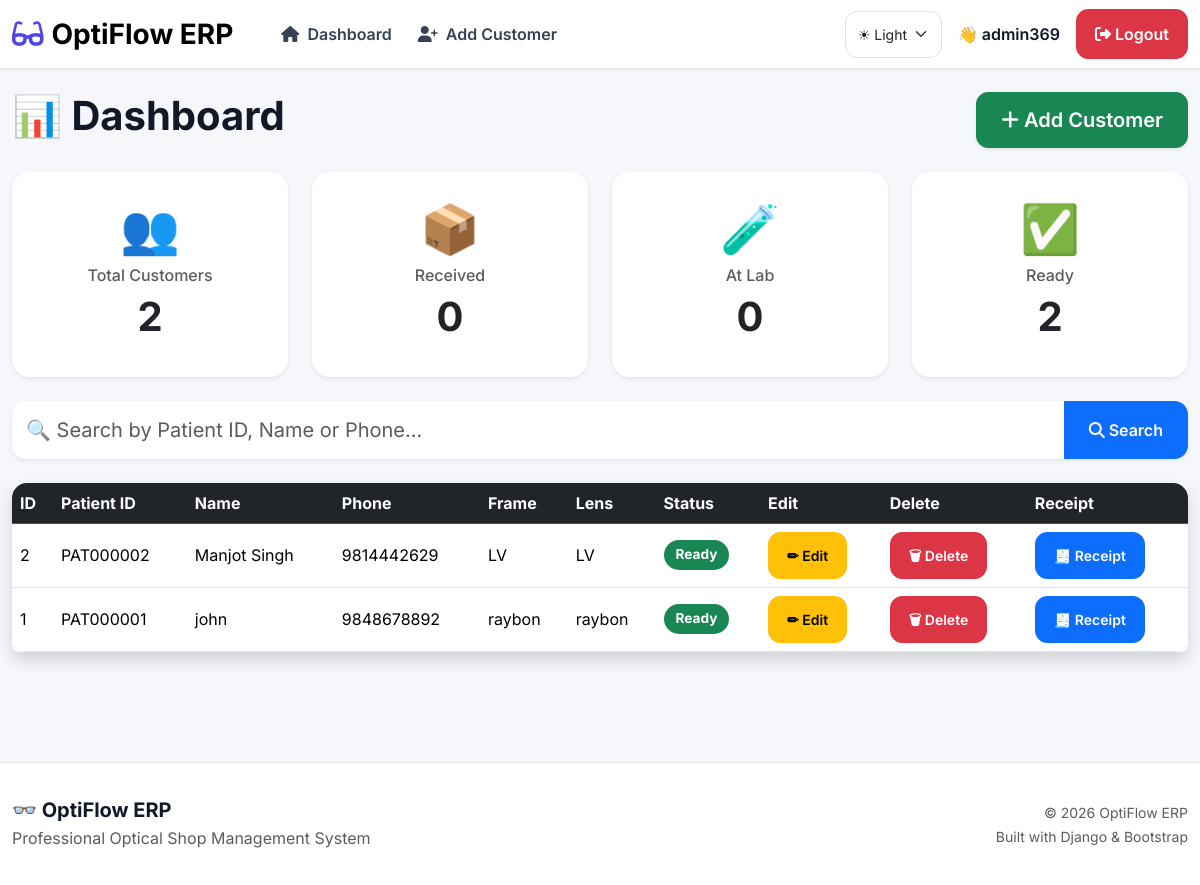
The page /dashboard/ (signed in) on the database its author committed.
### orders/models.py (models this page shows, shortened)
class Order(models.Model):
    STATUS_CHOICES = [
        ("RECEIVED", "Received"),
        ("AT_LAB", "At Lab"),
        ("READY", "Ready"),
    ]
    GENDER_CHOICES = [
        ("Male", "Male"),
        ("Female", "Female"),
        ("Other", "Other"),
    ]
    patient_id = models.CharField(
        max_length=20,
        blank=True,
        null=True
    )
    customer_name = models.CharField(max_length=100)
    phone_number = models.CharField(max_length=15)
    address = models.TextField(
        blank=True,
        default=""
    )
    age = models.PositiveIntegerField(
        null=True,
        blank=True
    )
    gender = models.CharField(
        max_length=10,
        choices=GENDER_CHOICES,
        blank=True,
        default=""
    )
    doctor_name = models.CharField(
        max_length=100,
        blank=True,
        default=""
    )
    frame_details = models.CharField(max_length=100)
    lens_details = models.CharField(max_length=100)
    frame_price = models.DecimalField(
        max_digits=10,
        decimal_places=2,
        default=0
    )
    lens_price = models.DecimalField(
        max_digits=10,
        decimal_places=2,
        default=0
    )
    right_eye_sph = models.CharField(
        max_length=20,
        blank=True,
        default=""
    )
    right_eye_cyl = models.CharField(
        max_length=20,
        blank=True,
        default=""
    )
    right_eye_axis = models.CharField(
        max_length=20,
        blank=True,
        default=""
    )
    left_eye_sph = models.CharField(
        max_length=20,
        blank=True,
        default=""
    )
    left_eye_cyl = models.CharField(
        max_length=20,
        blank=True,
        default=""
    )
    left_eye_axis = models.CharField(
        max_length=20,
        blank=True,
        default=""
    )
    pd = models.CharField(
        max_length=20,
        blank=True,
        default=""
    )
    gst = models.DecimalField(
        max_digits=5,
        decimal_places=2,
        default=0,
        blank=True
    )
    discount = models.DecimalField(
        max_digits=10,
        decimal_places=2,
        default=0,
        blank=True
    )
    advance_paid = models.DecimalField(
        max_digits=10,
        decimal_places=2,
        default=0,
        blank=True
    )
    delivery_date = models.DateField(
        null=True,
        blank=True
    )
    remarks = models.TextField(
        blank=True,
        default=""
    )
    status = models.CharField(
        max_length=20,
        choices=STATUS_CHOICES,
        default="RECEIVED"
    )
    created_at = models.DateTimeField(
        auto_now_add=True
    )

### orders/views.py (the view)
# urls.py: 2. Add a URL to urlpatterns:  path('', views.home, name='home')
@login_required(login_url="login")
def home(request):
    search = request.GET.get("search", "")
    orders = Order.objects.all().order_by("-id")
    if search:
        orders = orders.filter(
            Q(customer_name__icontains=search) |
            Q(phone_number__icontains=search)
        )
    context = {
        "orders": orders,
        "total": Order.objects.count(),
        "received": Order.objects.filter(status="RECEIVED").count(),
        "lab": Order.objects.filter(status="AT_LAB").count(),
        "ready": Order.objects.filter(status="READY").count(),
        "search": search,
    }
    return render(request, "orders/home.html", context)

### orders/templates/orders/home.html (shortened to what this page needs)
{% extends "orders/base.html" %}
{% block content %}
<div class="d-flex justify-content-between align-items-center mb-4">
    <h1 class="fw-bold display-6">
        📊 Dashboard
    </h1>
    <a href="{% url 'add_customer' %}"
       class="btn btn-success btn-lg px-4 shadow-sm">
        <i class="fa-solid fa-plus"></i>
        Add Customer
    </a>
</div>
<div class="row g-4 mb-4">
    <div class="col-lg-3 col-md-6">
        <div class="card dashboard-card shadow-sm border-0 h-100">
            <div class="card-body text-center">
                <div class="display-5 mb-2">
                    👥
                </div>
                <h6 class="text-muted">
                    Total Customers
                </h6>
                <h1 class="fw-bold">
                    {{ total }}
                </h1>
            </div>
        </div>
    </div>
    <div class="col-lg-3 col-md-6">
        <div class="card dashboard-card shadow-sm border-0 h-100">
            <div class="card-body text-center">
                <div class="display-5 mb-2">
                    📦
                </div>
                <h6 class="text-muted">
                    Received
                </h6>
                <h1 class="fw-bold">
                    {{ received }}
                </h1>
            </div>
        </div>
    </div>
    <div class="col-lg-3 col-md-6">
        <div class="card dashboard-card shadow-sm border-0 h-100">
            <div class="card-body text-center">
                <div class="display-5 mb-2">
                    🧪
                </div>
                <h6 class="text-muted">
                    At Lab
                </h6>
                <h1 class="fw-bold">
                    {{ lab }}
                </h1>
            </div>
        </div>
    </div>
    <div class="col-lg-3 col-md-6">
        <div class="card dashboard-card shadow-sm border-0 h-100">
            <div class="card-body text-center">
                <div class="display-5 mb-2">
                    ✅
                </div>
                <h6 class="text-muted">
                    Ready
                </h6>
                <h1 class="fw-bold">
                    {{ ready }}
                </h1>
            </div>
        </div>
    </div>
</div>
<form method="GET" class="mb-4">
    <div class="input-group shadow-sm">
        <input
            type="text"
            name="search"
            class="form-control form-control-lg border-0"
            placeholder="🔍 Search by Patient ID, Name or Phone..."
            value="{{ search }}">
        <button class="btn btn-primary px-4">
            <i class="fa-solid fa-magnifying-glass"></i>
            Search
        </button>
    </div>
</form>
<div class="table-responsive shadow rounded">
<table class="table table-hover align-middle mb-0">
<thead class="table-dark sticky-top">
<tr>
<th>ID</th>
<th>Patient ID</th>
<th>Name</th>
<th>Phone</th>
<th>Frame</th>
<th>Lens</th>
<th>Status</th>
<th>Edit</th>
<th>Delete</th>
<th>Receipt</th>
</tr>
</thead>
<tbody>
{% for order in orders %}
<tr>
<td>{{ order.id }}</td>
<td>{{ order.patient_id }}</td>
<td>{{ order.customer_name }}</td>
<td>{{ order.phone_number }}</td>
<td>{{ order.frame_details }}</td>
<td>{{ order.lens_details }}</td>
<td>
{% if order.status == "RECEIVED" %}
<span class="badge bg-warning text-dark">Received</span>
{% elif order.status == "AT_LAB" %}
<span class="badge bg-info">At Lab</span>
{% else %}
<span class="badge bg-success">Ready</span>
{% endif %}
</td>
<td>
<a href="{% url 'edit_customer' order.id %}"
class="btn btn-warning btn-sm">
✏ Edit
</a>
</td>
<td>
<a href="{% url 'delete_customer' order.id %}"
class="btn btn-danger btn-sm"
onclick="return confirm('Delete Customer?')">
🗑 Delete
</a>
</td>
<td>
<a href="{% url 'receipt' order.id %}"
class="btn btn-primary btn-sm">
🧾 Receipt
</a>
</td>
</tr>
{% endfor %}
</tbody>
</table>
</div>
{% endblock %}

### orders/templates/orders/base.html (shortened to what this page needs)
<!DOCTYPE html>
<html lang="en">
<head>
<link href="https://cdn.jsdelivr.net/npm/bootstrap@5.3.3/dist/css/bootstrap.min.css"
      rel="stylesheet">
<link href="https://cdnjs.cloudflare.com/ajax/libs/font-awesome/6.7.2/css/all.min.css"
      rel="stylesheet">
{% load static %}
<link rel="stylesheet"
      href="{% static 'css/style.css' %}">
</head>
<body>
<nav class="navbar navbar-expand-lg shadow-sm bg-white sticky-top">
<div class="container">
<a class="navbar-brand fw-bold fs-3 d-flex align-items-center"
   href="{% url 'home' %}">
<i class="fa-solid fa-glasses text-primary me-2"></i>
OptiFlow ERP
</a>
<div
class="collapse navbar-collapse"
id="navbarNav">
<ul class="navbar-nav ms-4">
<li class="nav-item">
<a class="nav-link"
href="{% url 'home' %}">
<i class="fa-solid fa-house me-1"></i>
Dashboard
</a>
</li>
<li class="nav-item">
<a class="nav-link"
href="{% url 'add_customer' %}">
<i class="fa-solid fa-user-plus me-1"></i>
Add Customer
</a>
</li>
</ul>
<ul class="navbar-nav ms-auto align-items-center">
    <li class="nav-item me-3">
        <select
        id="themeSelect"
        class="form-select form-select-sm">
            <option value="light">☀ Light</option>
        </select>
    </li>
<li class="nav-item me-3">
<span class="fw-semibold">
👋 {{ request.user.username }}
</span>
</li>
<li class="nav-item">
<a href="{% url 'logout' %}"
class="btn btn-danger">
<i class="fa-solid fa-right-from-bracket"></i>
Logout
</a>
</li>
</ul>
</div>
</div>
</nav>
<main class="py-4">
<div class="container">
{% block content %}
{% endblock %}
</div>
</main>
<footer>
<div class="container">
<div class="row align-items-center">
<div class="col-md-6">
<h5 class="fw-bold mb-1">
👓 OptiFlow ERP
</h5>
<p class="text-muted mb-0">
Professional Optical Shop Management System
</p>
</div>
<div class="col-md-6 text-md-end mt-3 mt-md-0">
<small class="text-muted">
© 2026 OptiFlow ERP
<br>
Built with Django & Bootstrap
</small>
</div>
</div>
</div>
</footer>
</body>
</html>

### orders/static/css/style.css (style rules this page uses)
:root { --primary:#4f46e5; --primary-hover:#4338ca; --success:#16a34a; --danger:#dc2626; --warning:#f59e0b; --background:#f5f7fb; --card:#ffffff; --text:#111827; --border:#e5e7eb; --radius:18px; --shadow:0 10px 30px rgba(0,0,0,.08); }
* { font-family:'Inter',sans-serif; }
body { background:var(--background); color:var(--text); }
.container { max-width:1350px; }
.card { border:none; border-radius:var(--radius); box-shadow:var(--shadow); }
.form-control, .form-select { border-radius:12px; padding:12px; }
.btn { border-radius:12px; font-weight:600; padding:12px 18px; transition:.25s; }
.table { border-radius:12px; overflow:hidden; }
footer { margin-top:80px; padding:30px; background:white; border-top:1px solid var(--border); }
.navbar { background:white !important; box-shadow:0 5px 20px rgba(0,0,0,.06); }
.navbar-brand { font-size:1.8rem; font-weight:700; }
.nav-link { font-weight:600; margin-right:10px; color:#374151 !important; transition:.25s; }
.sticky-top { z-index:1030; }
main { min-height:78vh; }
.card { overflow:hidden; }
.card-body { padding:28px; }
footer { margin-top:70px; padding:35px 0; background:#ffffff; border-top:1px solid var(--border); }
footer h5 { margin-bottom:8px; font-weight:700; }
.text-primary { color:var(--primary)!important; }
.dashboard-card { transition:.3s; border-radius:18px; }
.table { border-radius:15px; overflow:hidden; }
.table tbody tr { transition:.25s; }
.badge { font-size:.85rem; padding:8px 12px; border-radius:30px; }
.input-group { border-radius:14px; overflow:hidden; }
.input-group .form-control { padding:14px; }

### rows shown on the page
Order: id "2", patient_id "PAT000002", customer_name "Manjot Singh", phone_number "9814442629", frame_details "LV", lens_details "LV", status "Ready"
Order: id "1", patient_id "PAT000001", customer_name "john", phone_number "9848678892", frame_details "raybon", lens_details "raybon", status "Ready"

### other values the page prints
{{ request.user.username }} "admin369"
{{ total }} "2"
{{ received }} "0"
{{ lab }} "0"
{{ ready }} "2"
